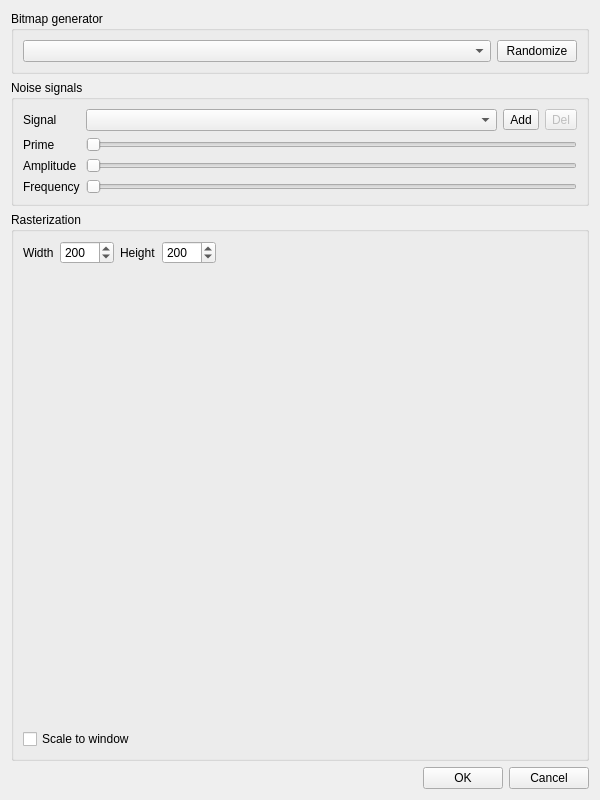
<?xml version="1.0" encoding="UTF-8"?>
<ui version="4.0">
 <class>DlgBitmap</class>
 <widget class="QWidget" name="DlgBitmap">
  <property name="geometry">
   <rect>
    <x>0</x>
    <y>0</y>
    <width>600</width>
    <height>800</height>
   </rect>
  </property>
  <property name="windowTitle">
   <string>Bitmap Generator</string>
  </property>
  <layout class="QVBoxLayout" name="verticalLayout_3">
   <item>
    <widget class="QGroupBox" name="groupBox">
     <property name="title">
      <string>Bitmap generator</string>
     </property>
     <layout class="QVBoxLayout" name="verticalLayout_4">
      <item>
       <layout class="QHBoxLayout" name="horizontalLayout">
        <item>
         <widget class="QComboBox" name="cmbFunction">
          <property name="sizePolicy">
           <sizepolicy hsizetype="MinimumExpanding" vsizetype="Fixed">
            <horstretch>0</horstretch>
            <verstretch>0</verstretch>
           </sizepolicy>
          </property>
         </widget>
        </item>
        <item>
         <widget class="QPushButton" name="btnRandomize">
          <property name="text">
           <string>Randomize</string>
          </property>
         </widget>
        </item>
       </layout>
      </item>
     </layout>
    </widget>
   </item>
   <item>
    <widget class="QGroupBox" name="groupBox_3">
     <property name="title">
      <string>Noise signals</string>
     </property>
     <layout class="QVBoxLayout" name="verticalLayout">
      <item>
       <layout class="QGridLayout" name="gridLayout">
        <item row="3" column="0">
         <widget class="QLabel" name="label_8">
          <property name="text">
           <string>Frequency</string>
          </property>
         </widget>
        </item>
        <item row="2" column="0">
         <widget class="QLabel" name="label_7">
          <property name="text">
           <string>Amplitude</string>
          </property>
         </widget>
        </item>
        <item row="1" column="0">
         <widget class="QLabel" name="label_2">
          <property name="text">
           <string>Prime</string>
          </property>
         </widget>
        </item>
        <item row="0" column="1">
         <layout class="QHBoxLayout" name="horizontalLayout_2">
          <item>
           <widget class="QComboBox" name="cmbNoiseLayers">
            <property name="sizePolicy">
             <sizepolicy hsizetype="MinimumExpanding" vsizetype="Fixed">
              <horstretch>0</horstretch>
              <verstretch>0</verstretch>
             </sizepolicy>
            </property>
           </widget>
          </item>
          <item>
           <widget class="QToolButton" name="btnAddNoiseLayer">
            <property name="text">
             <string>Add</string>
            </property>
            <property name="icon">
             <iconset resource="../resource/resource.qrc">
              <normaloff>:/16x16_ico_png/add.png</normaloff>:/16x16_ico_png/add.png</iconset>
            </property>
           </widget>
          </item>
          <item>
           <widget class="QToolButton" name="btnDelNoiseLayer">
            <property name="enabled">
             <bool>false</bool>
            </property>
            <property name="text">
             <string>Del</string>
            </property>
            <property name="icon">
             <iconset resource="../resource/resource.qrc">
              <normaloff>:/16x16_ico_png/delete.png</normaloff>:/16x16_ico_png/delete.png</iconset>
            </property>
           </widget>
          </item>
         </layout>
        </item>
        <item row="1" column="1">
         <widget class="QSlider" name="noisePrime0">
          <property name="enabled">
           <bool>false</bool>
          </property>
          <property name="minimum">
           <number>1</number>
          </property>
          <property name="maximum">
           <number>1000</number>
          </property>
          <property name="orientation">
           <enum>Qt::Horizontal</enum>
          </property>
         </widget>
        </item>
        <item row="3" column="1">
         <widget class="QSlider" name="noiseFrequency">
          <property name="enabled">
           <bool>false</bool>
          </property>
          <property name="minimum">
           <number>1</number>
          </property>
          <property name="maximum">
           <number>100</number>
          </property>
          <property name="orientation">
           <enum>Qt::Horizontal</enum>
          </property>
         </widget>
        </item>
        <item row="2" column="1">
         <widget class="QSlider" name="noiseAmplitude">
          <property name="enabled">
           <bool>false</bool>
          </property>
          <property name="minimum">
           <number>1</number>
          </property>
          <property name="maximum">
           <number>255</number>
          </property>
          <property name="orientation">
           <enum>Qt::Horizontal</enum>
          </property>
         </widget>
        </item>
        <item row="0" column="0">
         <widget class="QLabel" name="label_9">
          <property name="text">
           <string>Signal</string>
          </property>
         </widget>
        </item>
       </layout>
      </item>
     </layout>
    </widget>
   </item>
   <item>
    <widget class="QGroupBox" name="groupBox_2">
     <property name="title">
      <string>Rasterization</string>
     </property>
     <layout class="QVBoxLayout" name="verticalLayout_2">
      <item>
       <layout class="QHBoxLayout" name="horizontalLayout_3">
        <item>
         <widget class="QLabel" name="label_3">
          <property name="text">
           <string>Width</string>
          </property>
         </widget>
        </item>
        <item>
         <widget class="QSpinBox" name="bmpWidth">
          <property name="minimum">
           <number>1</number>
          </property>
          <property name="maximum">
           <number>1024</number>
          </property>
          <property name="value">
           <number>200</number>
          </property>
         </widget>
        </item>
        <item>
         <widget class="QLabel" name="label_4">
          <property name="text">
           <string>Height</string>
          </property>
         </widget>
        </item>
        <item>
         <widget class="QSpinBox" name="bmpHeight">
          <property name="minimum">
           <number>1</number>
          </property>
          <property name="maximum">
           <number>1024</number>
          </property>
          <property name="value">
           <number>200</number>
          </property>
         </widget>
        </item>
        <item>
         <spacer name="horizontalSpacer_5">
          <property name="orientation">
           <enum>Qt::Horizontal</enum>
          </property>
          <property name="sizeHint" stdset="0">
           <size>
            <width>40</width>
            <height>20</height>
           </size>
          </property>
         </spacer>
        </item>
       </layout>
      </item>
      <item>
       <widget class="gui::GfxWidget" name="widget" native="true">
        <property name="sizePolicy">
         <sizepolicy hsizetype="MinimumExpanding" vsizetype="MinimumExpanding">
          <horstretch>0</horstretch>
          <verstretch>0</verstretch>
         </sizepolicy>
        </property>
        <property name="minimumSize">
         <size>
          <width>400</width>
          <height>400</height>
         </size>
        </property>
        <property name="windowTitle">
         <string>Bitmap Generator</string>
        </property>
       </widget>
      </item>
      <item>
       <layout class="QHBoxLayout" name="horizontalLayout_5">
        <item>
         <widget class="QCheckBox" name="chkScale">
          <property name="text">
           <string>Scale to window</string>
          </property>
         </widget>
        </item>
        <item>
         <spacer name="horizontalSpacer_3">
          <property name="orientation">
           <enum>Qt::Horizontal</enum>
          </property>
          <property name="sizeHint" stdset="0">
           <size>
            <width>40</width>
            <height>20</height>
           </size>
          </property>
         </spacer>
        </item>
       </layout>
      </item>
     </layout>
    </widget>
   </item>
   <item>
    <layout class="QHBoxLayout" name="horizontalLayout_4">
     <item>
      <spacer name="horizontalSpacer_2">
       <property name="orientation">
        <enum>Qt::Horizontal</enum>
       </property>
       <property name="sizeHint" stdset="0">
        <size>
         <width>40</width>
         <height>20</height>
        </size>
       </property>
      </spacer>
     </item>
     <item>
      <widget class="QPushButton" name="btnAccept">
       <property name="text">
        <string>OK</string>
       </property>
      </widget>
     </item>
     <item>
      <widget class="QPushButton" name="btnCancel">
       <property name="text">
        <string>Cancel</string>
       </property>
      </widget>
     </item>
    </layout>
   </item>
  </layout>
 </widget>
 <customwidgets>
  <customwidget>
   <class>gui::GfxWidget</class>
   <extends>QWidget</extends>
   <header>gfxwidget.h</header>
   <container>1</container>
  </customwidget>
 </customwidgets>
 <tabstops>
  <tabstop>cmbFunction</tabstop>
  <tabstop>btnRandomize</tabstop>
  <tabstop>cmbNoiseLayers</tabstop>
  <tabstop>btnAddNoiseLayer</tabstop>
  <tabstop>btnDelNoiseLayer</tabstop>
  <tabstop>noisePrime0</tabstop>
  <tabstop>noiseAmplitude</tabstop>
  <tabstop>noiseFrequency</tabstop>
  <tabstop>bmpWidth</tabstop>
  <tabstop>bmpHeight</tabstop>
  <tabstop>chkScale</tabstop>
  <tabstop>btnAccept</tabstop>
  <tabstop>btnCancel</tabstop>
 </tabstops>
 <resources>
  <include location="../resource/resource.qrc"/>
 </resources>
 <connections/>
</ui>
